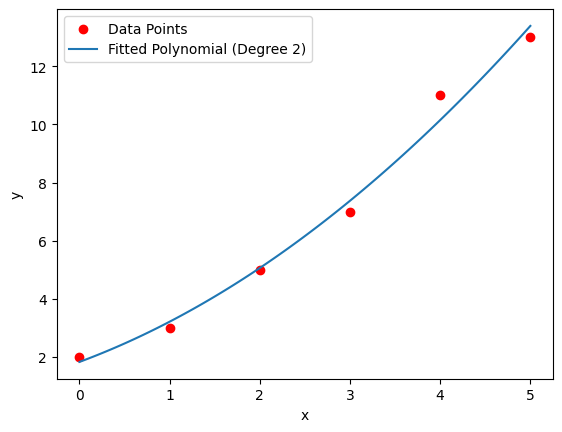
#> input picture example/draw_curve_with_points.png, 562 x 432 px
$ python -i enhancements.py   (imports and definitions only)
#> lines starting #> are read from the running program, lines starting #| are printed output that depends on the picture
# #                                                     In The Name of God # #
import os
import cv2 as cv
import numpy as np
import matplotlib.pyplot as plt
import datetime

# [1 line not run here, left out]
#https://www.github.com/cloner174
class ErosAndDilat:

    def __init__(self, image):

        if isinstance(image, str):
            self.image_path = image
            self.src = None
        else:
            self.src = image
        self.dilatation_result = None
        self.erosion_result = None

    def erosion(self):
        erosion_shape = self.erosion_shape
        erosion_size = self.erosion_size
        element = cv.getStructuringElement(self.morph_shape(erosion_shape), (2 * erosion_size + 1, 2 * erosion_size + 1),(erosion_size, erosion_size))
        erosion_dst = cv.erode(self.src, element)
        return erosion_dst

    def dilatation(self):

        dilation_shape = self.dilation_shape
        dilatation_size = self.dilatation_size
        element = cv.getStructuringElement(self.morph_shape(dilation_shape), (2 * dilatation_size + 1, 2 * dilatation_size + 1), (dilatation_size, dilatation_size))
        dilatation_dst = cv.dilate(self.src, element)

        return dilatation_dst

    def show_result(self, thing_to_show, title):

        plt.figure(figsize=(10, 5))
        plt.subplot(121)
        plt.title('Original Image')
        plt.imshow(self.src)
        plt.subplot(122)
        plt.title(title)
        plt.imshow(thing_to_show)

        plt.show()

    def save_result(self) :

        now = datetime.datetime.now()
        now = now.strftime('%Y%m%d-%H%M%S')
        if self.file_name is not None:
            erofile_path = f"/{self.file_name}_Erosion_{now}WITHsize{self.erosion_size}WITHshape{self.erosion_shape}.png"
            dilafile_path = f"/{self.file_name}_Dilatation{now}WITHsize{self.dilatation_size}WITHshape{self.dilation_shape}.png"
        else:
            erofile_path = f"/Erosion_{now}WITHsize{self.erosion_size}WITHshape{self.erosion_shape}.png"
            dilafile_path = f"/Dilatation_{now}WITHsize{self.dilatation_size}WITHshape{self.dilation_shape}.png"
        if self.erosion_result is not None:
            plt.imsave(erofile_path, self.erosion_result)
        if self.dilatation_result is not None:
            plt.imsave(dilafile_path, self.dilatation_result)

        return

    def main(self,
                eros = True, erosion_size=1, erosion_shape=0,#erosion_shape -> can be 0 or 1 or 2
                dilate = True, dilatation_size=1, dilation_shape=0,#erosion_shape -> can be 0 or 1 or 2
                show = True,
                return_ = False,
                save = False,
                save_path = 'results',
                file_name = None):

        self.eros = eros
        self.dilate = dilate
        self.erosion_size = erosion_size
        self.erosion_shape = erosion_shape
        self.dilatation_size = dilatation_size
        self.dilation_shape = dilation_shape
        os.makedirs(save_path, exist_ok=True)
        self.save_path = save_path
        self.file_name = file_name
        if self.src is None:
            src = cv.imread(cv.samples.findFile(self.image_path))
            src = cv.cvtColor(src, cv.COLOR_BGR2RGB)
            if src is None:
                print('Could not open or find the image: ', self.image_path)
                exit(0)
            else:
                self.src = src
        else:
            pass
        if eros:
            result = self.erosion()
            if show:
                self.show_result(result, title='Erosion Effect')
            self.erosion_result = result

        if dilate:
            result = self.dilatation()
            self.show_result(result, title='Dilatation Effect')
            self.dilatation_result = result
        if save:
            self.save_result()
        if return_:
            print('Use EnhanceImage objects to access the both Erosion Effected Image and Dilatation Effected')

    @staticmethod
    def morph_shape(val):

        if val == 0:
            return cv.MORPH_RECT
        elif val == 1:
            return cv.MORPH_CROSS
        elif val == 2:
            return cv.MORPH_ELLIPSE

#end#

>>> import cv2
>>> picture = cv2.imread('../../example/draw_curve_with_points.png')
#> picture is the input picture: shape (432, 562, 3); mean B, G, R 250.6, 250.3, 250.3
>>> result = ErosAndDilat(picture).main()
#> in erosion, `erosion_dst = cv.erode(self.src, element)`:
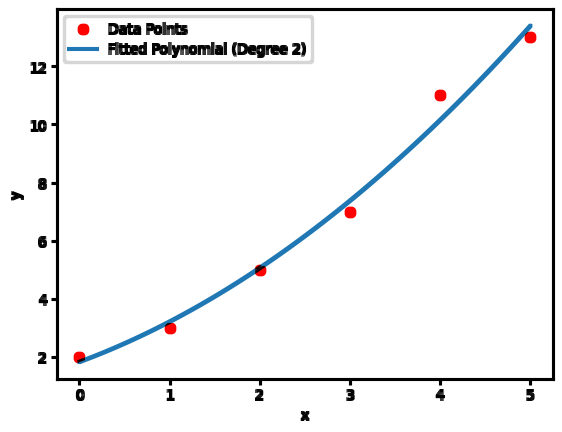
#> erosion_dst: shape (432, 562, 3); mean B, G, R 243.5, 242.8, 242.5
#> in show_result, `plt.show()`:
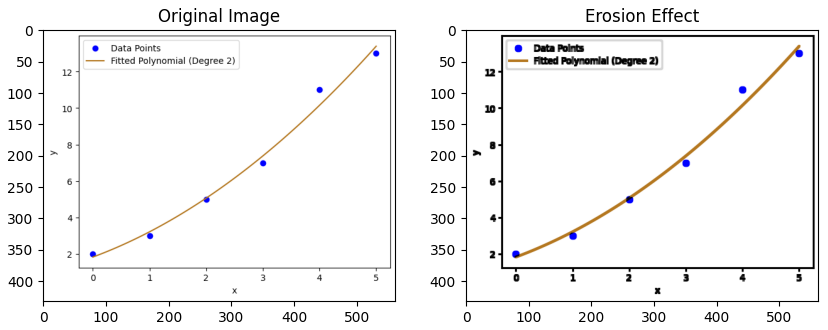
#> figure drawn by matplotlib, 2 panels; B, G, R data is drawn as R, G, B
#> in dilatation, `dilatation_dst = cv.dilate(self.src, element)`:
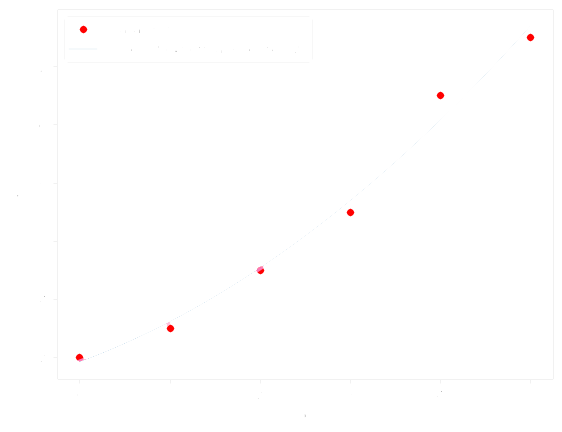
#> dilatation_dst: shape (432, 562, 3); mean B, G, R 254.6, 254.6, 254.9
#> call 2 of show_result, with title = 'Dilatation Effect'
#> in show_result (call 2), `plt.show()`:
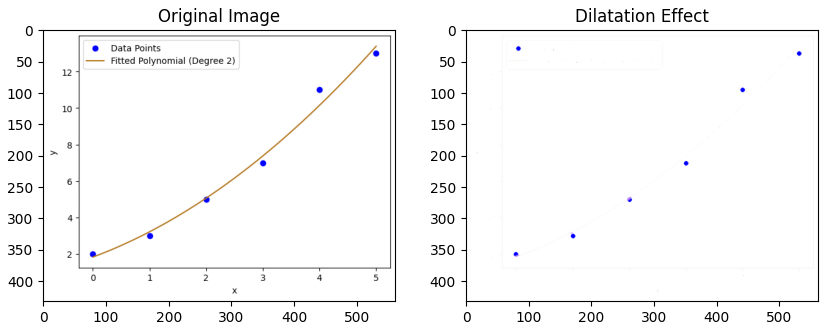
#> figure drawn by matplotlib, 2 panels; B, G, R data is drawn as R, G, B
